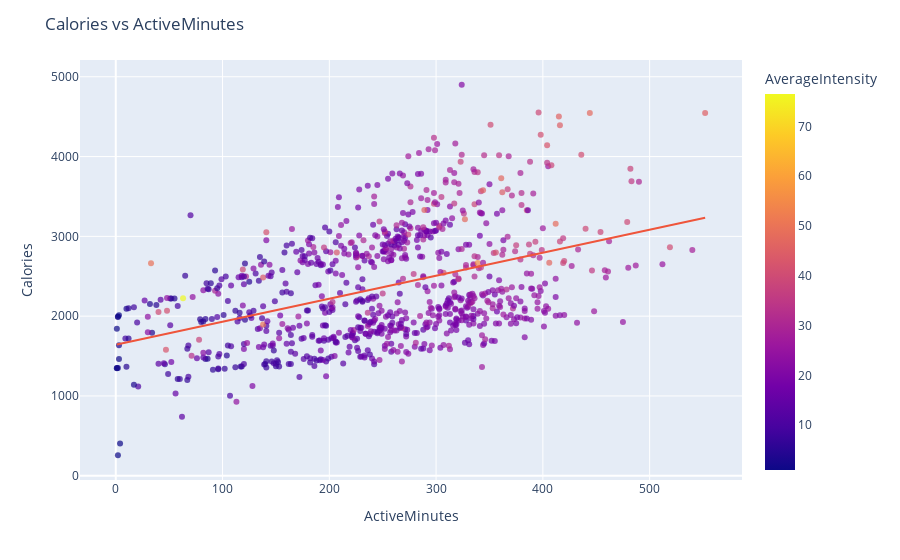

The notebook cell saved with this chart:
### Code cell
fig = px.scatter(
    result2, x='ActiveMinutes', y='Calories',
    color='AverageIntensity',
    hover_data=['Id','ActivityDate','ActiveMinutes','Calories','AverageIntensity'],
    trendline='ols', opacity=0.7
)
fig.update_layout(title='Calories vs ActiveMinutes')
fig.show()

### Figure 1 — Plotly figure (JSON) as saved in the notebook; plotly's stock layout.template omitted (floating-point values rounded to 4 significant figures; data arrays with more than 128 entries replaced by an {"elided": "..."} marker saying what was removed)
{"data": [{"customdata": {"elided": "856x3 mixed values"}, "hovertemplate": "ActiveMinutes=%{x}<br>Calories=%{y}<br>Id=%{customdata[0]}<br>ActivityDate=%{customdata[1]}<br>AverageIntensity=%{marker.color}<extra></extra>", "legendgroup": "", "marker": {"color": {"elided": "856 float values"}, "coloraxis": "coloraxis", "opacity": 0.7, "symbol": "circle"}, "mode": "markers", "name": "", "orientation": "v", "showlegend": false, "type": "scatter", "x": {"elided": "856 int values"}, "xaxis": "x", "y": {"elided": "856 int values"}, "yaxis": "y"}, {"hovertemplate": "<b>OLS trendline</b><br>Calories = 2.88066 * ActiveMinutes + 1641.91<br>R<sup>2</sup>=0.181381<br><br>ActiveMinutes=%{x}<br>Calories=%{y} <b>(trend)</b><extra></extra>", "legendgroup": "", "marker": {"symbol": "circle"}, "mode": "lines", "name": "", "showlegend": false, "type": "scatter", "x": {"elided": "856 int values"}, "xaxis": "x", "y": {"elided": "856 float values"}, "yaxis": "y"}], "layout": {"coloraxis": {"colorbar": {"title": {"text": "AverageIntensity"}}, "colorscale": [[0, "#0d0887"], [0.1111, "#46039f"], [0.2222, "#7201a8"], [0.3333, "#9c179e"], [0.4444, "#bd3786"], [0.5556, "#d8576b"], [0.6667, "#ed7953"], [0.7778, "#fb9f3a"], [0.8889, "#fdca26"], [1, "#f0f921"]]}, "legend": {"tracegroupgap": 0}, "margin": {"t": 60}, "title": {"text": "Calories vs ActiveMinutes"}, "xaxis": {"anchor": "y", "domain": [0, 1], "title": {"text": "ActiveMinutes"}}, "yaxis": {"anchor": "x", "domain": [0, 1], "title": {"text": "Calories"}}}}
